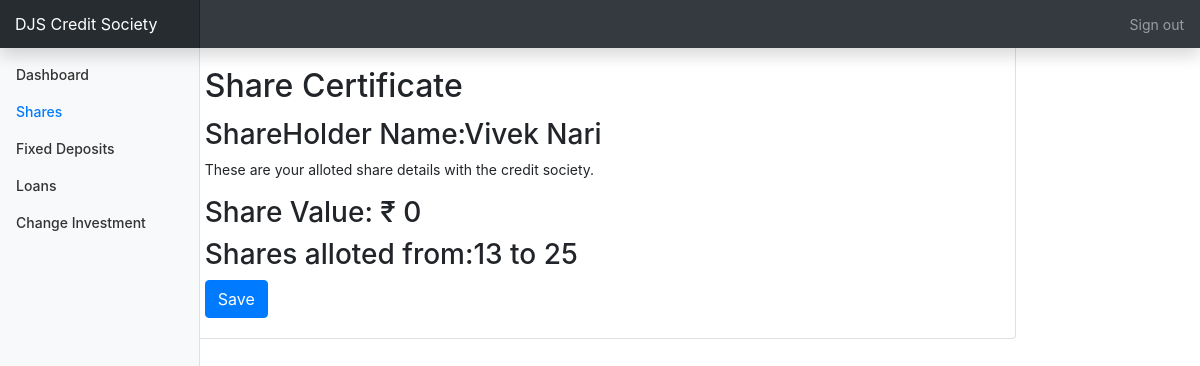
Before: /status/shares (signed in) with the older database file.
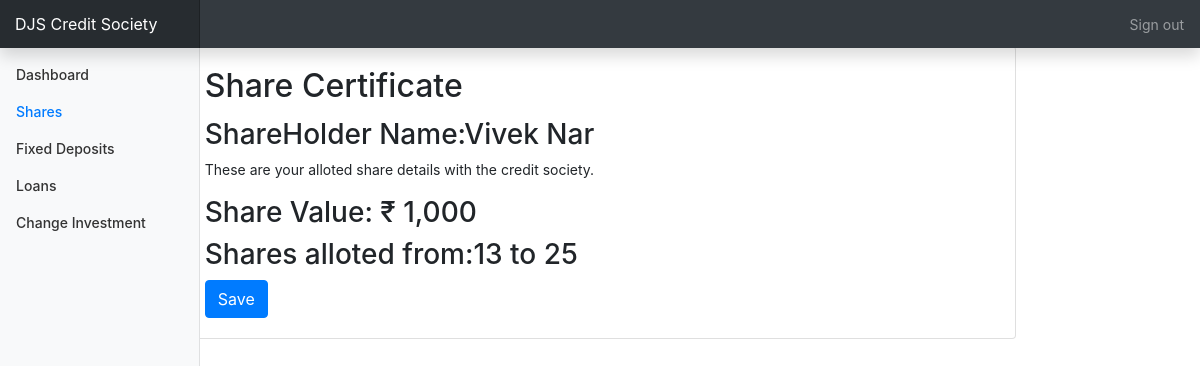
After: the same page with the newer database file.
### status/models.py (models this page shows, shortened)
class Account(models.Model):
    accountnumber=models.IntegerField(null=False,unique=True)
    username=models.ForeignKey(User,on_delete=models.SET_NULL,null=True,unique=True)
    name=models.CharField(max_length=50,null=False)
    sapid=models.IntegerField(null=False,unique=True)
    dateofjoining=models.DateField(null=False)
    sharevalue=models.IntegerField(default=0,null=False)
    shareamount=models.IntegerField(default=0,null=False)
    sharebalance=models.IntegerField(default=0)
    cdamount=models.IntegerField(default=0)
    cdbalance=models.IntegerField(default=0)
    totalamount=models.IntegerField(default=0)
    sharesstartingnumber=models.IntegerField(null=True)
    sharesendingnumber=models.IntegerField(null=True)
    isloantaken=models.BooleanField(default=False)
    longloanamount=models.FloatField(blank=True,null=True)
    longloanprinciple=models.FloatField(blank=True,null=True)
    longloanperiod=models.IntegerField(blank=True,null=True)
    longloaninterestamount=models.FloatField(blank=True,null=True)
    longloanbalance=models.FloatField(blank=True,null=True)
    longloanemi=models.FloatField(blank=True,null=True)
    emerloanamount=models.FloatField(blank=True,null=True)
    emerloanprinciple=models.FloatField(blank=True,null=True)
    emerloanperiod=models.IntegerField(blank=True,null=True)
    emerloaninterestamount=models.FloatField(blank=True,null=True)
    emerloanbalance=models.FloatField(blank=True,null=True)
    emerloanemi=models.IntegerField(blank=True,null=True)
    fdcapital=models.IntegerField(default=True,null=True)
    fdmaturitydate=models.DateField(null=True)

### status/views.py (the view)
# urls.py: path('Sharesupdate/(?P<pk>)/', views.SharesUpdate.as_view(), name='shares _update'),
@login_required
def shares(request):
    current_user_id=request.user.username
    Accountholder=Account.objects.filter(username__username__icontains=current_user_id).get()
    context={
        'Accountholder':Accountholder,
        'share':"active",
    }
    return render (request,'shares.html',context=context)

### status/templates/shares.html (shortened to what this page needs)
{%extends 'details.html'%}
{% load humanize %}
{%block content%}
<div class="container" style="top-margin:70px">
  <h1 class="h2">Shares</h1>
  <div class="container justify-content-center">
    <div class="row justify-content-center">
      <div class="card w-75 h-75">
        <div class="card-body">
          <h2 class="card-title">Share Certificate</h2>
          <h3>ShareHolder Name:{{Accountholder.name}}</h3>
          <p class="card-text">These are your alloted share details with the credit society.</p>
          <h3>Share Value: &#x20b9; {{Accountholder.shareamount|intcomma }}</h3>
          <h3>Shares alloted from:{{Accountholder.sharesstartingnumber}} to {{Accountholder.sharesendingnumber}}</h3>
          <a href="{% url 'status:GeneratePdf'%}" class="btn btn-primary" target="_blank ">Save</a>
        </div>
      </div>
    </div>
  </div>
</div>
{%endblock%}

Changed rows visible on the page:
changed Account: name "Vivek Nari" → "Vivek Nar"; shareamount "0" → "1,000"
